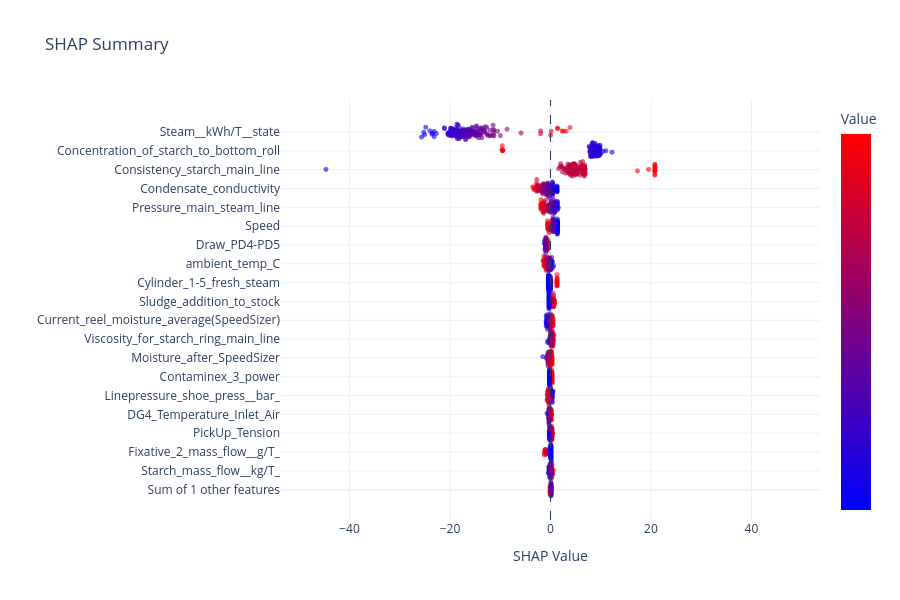

Here is the notebook cell this chart was saved with:
### Markdown cell above
## Raw

### Code cell
tables, figures = ask_engine(params = {
    "target": "steam",
    "grade": "6010120",
    "start": "2026-08-01",
    "end": "2026-10-01",
    "max_rows": 200,
    "background_rows": 200,
    "max_features":20,
}, endpoint="shap", figures=True
)

### Figure 1 — Plotly figure (JSON) as saved in the notebook; plotly's stock layout.template omitted (floating-point values rounded to 4 significant figures; data arrays with more than 128 entries replaced by an {"elided": "..."} marker saying what was removed)
{"data": [{"customdata": {"elided": "200 float values"}, "hovertemplate": "<b>Sum of other features</b><br>SHAP: %{x:.3f}<br>Value: %{customdata:.3f}<extra></extra>", "marker": {"color": {"elided": "200 float values"}, "colorbar": {"showticklabels": false, "title": {"text": "Value"}}, "colorscale": [[0, "rgb(0,0,255)"], [1, "rgb(255,0,0)"]], "opacity": 0.6, "showscale": true, "size": 5}, "mode": "markers", "showlegend": false, "type": "scattergl", "x": {"elided": "200 float values"}, "y": {"elided": "200 float values"}}, {"customdata": {"elided": "200 float values"}, "hovertemplate": "<b>Starch_mass_flow__kg/T_</b><br>SHAP: %{x:.3f}<br>Value: %{customdata:.3f}<extra></extra>", "marker": {"color": {"elided": "200 float values"}, "colorscale": [[0, "rgb(0,0,255)"], [1, "rgb(255,0,0)"]], "opacity": 0.6, "showscale": false, "size": 5}, "mode": "markers", "showlegend": false, "type": "scattergl", "x": {"elided": "200 float values"}, "y": {"elided": "200 float values"}}, {"customdata": {"elided": "200 float values"}, "hovertemplate": "<b>Fixative_2_mass_flow__g/T_</b><br>SHAP: %{x:.3f}<br>Value: %{customdata:.3f}<extra></extra>", "marker": {"color": {"elided": "200 float values"}, "colorscale": [[0, "rgb(0,0,255)"], [1, "rgb(255,0,0)"]], "opacity": 0.6, "showscale": false, "size": 5}, "mode": "markers", "showlegend": false, "type": "scattergl", "x": {"elided": "200 float values"}, "y": {"elided": "200 float values"}}, {"customdata": {"elided": "200 float values"}, "hovertemplate": "<b>PickUp_Tension</b><br>SHAP: %{x:.3f}<br>Value: %{customdata:.3f}<extra></extra>", "marker": {"color": {"elided": "200 float values"}, "colorscale": [[0, "rgb(0,0,255)"], [1, "rgb(255,0,0)"]], "opacity": 0.6, "showscale": false, "size": 5}, "mode": "markers", "showlegend": false, "type": "scattergl", "x": {"elided": "200 float values"}, "y": {"elided": "200 float values"}}, {"customdata": {"elided": "200 float values"}, "hovertemplate": "<b>DG4_Temperature_Inlet_Air</b><br>SHAP: %{x:.3f}<br>Value: %{customdata:.3f}<extra></extra>", "marker": {"color": {"elided": "200 float values"}, "colorscale": [[0, "rgb(0,0,255)"], [1, "rgb(255,0,0)"]], "opacity": 0.6, "showscale": false, "size": 5}, "mode": "markers", "showlegend": false, "type": "scattergl", "x": {"elided": "200 float values"}, "y": {"elided": "200 float values"}}, {"customdata": {"elided": "200 float values"}, "hovertemplate": "<b>Linepressure_shoe_press__bar_</b><br>SHAP: %{x:.3f}<br>Value: %{customdata:.3f}<extra></extra>", "marker": {"color": {"elided": "200 float values"}, "colorscale": [[0, "rgb(0,0,255)"], [1, "rgb(255,0,0)"]], "opacity": 0.6, "showscale": false, "size": 5}, "mode": "markers", "showlegend": false, "type": "scattergl", "x": {"elided": "200 float values"}, "y": {"elided": "200 float values"}}, {"customdata": {"elided": "200 float values"}, "hovertemplate": "<b>Contaminex_3_power</b><br>SHAP: %{x:.3f}<br>Value: %{customdata:.3f}<extra></extra>", "marker": {"color": {"elided": "200 float values"}, "colorscale": [[0, "rgb(0,0,255)"], [1, "rgb(255,0,0)"]], "opacity": 0.6, "showscale": false, "size": 5}, "mode": "markers", "showlegend": false, "type": "scattergl", "x": {"elided": "200 float values"}, "y": {"elided": "200 float values"}}, {"customdata": {"elided": "200 float values"}, "hovertemplate": "<b>Moisture_after_SpeedSizer</b><br>SHAP: %{x:.3f}<br>Value: %{customdata:.3f}<extra></extra>", "marker": {"color": {"elided": "200 float values"}, "colorscale": [[0, "rgb(0,0,255)"], [1, "rgb(255,0,0)"]], "opacity": 0.6, "showscale": false, "size": 5}, "mode": "markers", "showlegend": false, "type": "scattergl", "x": {"elided": "200 float values"}, "y": {"elided": "200 float values"}}, {"customdata": {"elided": "200 float values"}, "hovertemplate": "<b>Viscosity_for_starch_ring_main_line</b><br>SHAP: %{x:.3f}<br>Value: %{customdata:.3f}<extra></extra>", "marker": {"color": {"elided": "200 float values"}, "colorscale": [[0, "rgb(0,0,255)"], [1, "rgb(255,0,0)"]], "opacity": 0.6, "showscale": false, "size": 5}, "mode": "markers", "showlegend": false, "type": "scattergl", "x": {"elided": "200 float values"}, "y": {"elided": "200 float values"}}, {"customdata": {"elided": "200 float values"}, "hovertemplate": "<b>Current_reel_moisture_average(SpeedSizer)</b><br>SHAP: %{x:.3f}<br>Value: %{customdata:.3f}<extra></extra>", "marker": {"color": {"elided": "200 float values"}, "colorscale": [[0, "rgb(0,0,255)"], [1, "rgb(255,0,0)"]], "opacity": 0.6, "showscale": false, "size": 5}, "mode": "markers", "showlegend": false, "type": "scattergl", "x": {"elided": "200 float values"}, "y": {"elided": "200 float values"}}, {"customdata": {"elided": "200 float values"}, "hovertemplate": "<b>Sludge_addition_to_stock</b><br>SHAP: %{x:.3f}<br>Value: %{customdata:.3f}<extra></extra>", "marker": {"color": {"elided": "200 float values"}, "colorscale": [[0, "rgb(0,0,255)"], [1, "rgb(255,0,0)"]], "opacity": 0.6, "showscale": false, "size": 5}, "mode": "markers", "showlegend": false, "type": "scattergl", "x": {"elided": "200 float values"}, "y": {"elided": "200 float values"}}, {"customdata": {"elided": "200 float values"}, "hovertemplate": "<b>Cylinder_1-5_fresh_steam</b><br>SHAP: %{x:.3f}<br>Value: %{customdata:.3f}<extra></extra>", "marker": {"color": {"elided": "200 float values"}, "colorscale": [[0, "rgb(0,0,255)"], [1, "rgb(255,0,0)"]], "opacity": 0.6, "showscale": false, "size": 5}, "mode": "markers", "showlegend": false, "type": "scattergl", "x": {"elided": "200 float values"}, "y": {"elided": "200 float values"}}, {"customdata": {"elided": "200 float values"}, "hovertemplate": "<b>ambient_temp_C</b><br>SHAP: %{x:.3f}<br>Value: %{customdata:.3f}<extra></extra>", "marker": {"color": {"elided": "200 float values"}, "colorscale": [[0, "rgb(0,0,255)"], [1, "rgb(255,0,0)"]], "opacity": 0.6, "showscale": false, "size": 5}, "mode": "markers", "showlegend": false, "type": "scattergl", "x": {"elided": "200 float values"}, "y": {"elided": "200 float values"}}, {"customdata": {"elided": "200 float values"}, "hovertemplate": "<b>Draw_PD4-PD5</b><br>SHAP: %{x:.3f}<br>Value: %{customdata:.3f}<extra></extra>", "marker": {"color": {"elided": "200 float values"}, "colorscale": [[0, "rgb(0,0,255)"], [1, "rgb(255,0,0)"]], "opacity": 0.6, "showscale": false, "size": 5}, "mode": "markers", "showlegend": false, "type": "scattergl", "x": {"elided": "200 float values"}, "y": {"elided": "200 float values"}}, {"customdata": {"elided": "200 float values"}, "hovertemplate": "<b>Speed</b><br>SHAP: %{x:.3f}<br>Value: %{customdata:.3f}<extra></extra>", "marker": {"color": {"elided": "200 float values"}, "colorscale": [[0, "rgb(0,0,255)"], [1, "rgb(255,0,0)"]], "opacity": 0.6, "showscale": false, "size": 5}, "mode": "markers", "showlegend": false, "type": "scattergl", "x": {"elided": "200 float values"}, "y": {"elided": "200 float values"}}, {"customdata": {"elided": "200 float values"}, "hovertemplate": "<b>Pressure_main_steam_line</b><br>SHAP: %{x:.3f}<br>Value: %{customdata:.3f}<extra></extra>", "marker": {"color": {"elided": "200 float values"}, "colorscale": [[0, "rgb(0,0,255)"], [1, "rgb(255,0,0)"]], "opacity": 0.6, "showscale": false, "size": 5}, "mode": "markers", "showlegend": false, "type": "scattergl", "x": {"elided": "200 float values"}, "y": {"elided": "200 float values"}}, {"customdata": {"elided": "200 float values"}, "hovertemplate": "<b>Condensate_conductivity</b><br>SHAP: %{x:.3f}<br>Value: %{customdata:.3f}<extra></extra>", "marker": {"color": {"elided": "200 float values"}, "colorscale": [[0, "rgb(0,0,255)"], [1, "rgb(255,0,0)"]], "opacity": 0.6, "showscale": false, "size": 5}, "mode": "markers", "showlegend": false, "type": "scattergl", "x": {"elided": "200 float values"}, "y": {"elided": "200 float values"}}, {"customdata": {"elided": "200 float values"}, "hovertemplate": "<b>Consistency_starch_main_line</b><br>SHAP: %{x:.3f}<br>Value: %{customdata:.3f}<extra></extra>", "marker": {"color": {"elided": "200 float values"}, "colorscale": [[0, "rgb(0,0,255)"], [1, "rgb(255,0,0)"]], "opacity": 0.6, "showscale": false, "size": 5}, "mode": "markers", "showlegend": false, "type": "scattergl", "x": {"elided": "200 float values"}, "y": {"elided": "200 float values"}}, {"customdata": {"elided": "200 float values"}, "hovertemplate": "<b>Concentration_of_starch_to_bottom_roll</b><br>SHAP: %{x:.3f}<br>Value: %{customdata:.3f}<extra></extra>", "marker": {"color": {"elided": "200 float values"}, "colorscale": [[0, "rgb(0,0,255)"], [1, "rgb(255,0,0)"]], "opacity": 0.6, "showscale": false, "size": 5}, "mode": "markers", "showlegend": false, "type": "scattergl", "x": {"elided": "200 float values"}, "y": {"elided": "200 float values"}}, {"customdata": {"elided": "200 float values"}, "hovertemplate": "<b>Steam__kWh/T__state</b><br>SHAP: %{x:.3f}<br>Value: %{customdata:.3f}<extra></extra>", "marker": {"color": {"elided": "200 float values"}, "colorscale": [[0, "rgb(0,0,255)"], [1, "rgb(255,0,0)"]], "opacity": 0.6, "showscale": false, "size": 5}, "mode": "markers", "showlegend": false, "type": "scattergl", "x": {"elided": "200 float values"}, "y": {"elided": "200 float values"}}], "layout": {"height": 600, "hovermode": "closest", "shapes": [{"line": {"dash": "dash", "width": 1}, "type": "line", "x0": 0, "x1": 0, "xref": "x", "y0": 0, "y1": 1, "yref": "y domain"}], "title": {"text": "SHAP Summary"}, "xaxis": {"range": [-53.64, 53.64], "title": {"text": "SHAP Value"}}, "yaxis": {"ticktext": ["Sum of 1 other features", "Starch_mass_flow__kg/T_", "Fixative_2_mass_flow__g/T_", "PickUp_Tension", "DG4_Temperature_Inlet_Air", "Linepressure_shoe_press__bar_", "Contaminex_3_power", "Moisture_after_SpeedSizer", "Viscosity_for_starch_ring_main_line", "Current_reel_moisture_average(SpeedSizer)", "Sludge_addition_to_stock", "Cylinder_1-5_fresh_steam", "ambient_temp_C", "Draw_PD4-PD5", "Speed", "Pressure_main_steam_line", "Condensate_conductivity", "Consistency_starch_main_line", "Concentration_of_starch_to_bottom_roll", "Steam__kWh/T__state"], "tickvals": [0, 1.3, 2.6, 3.9, 5.2, 6.5, 7.8, 9.1, 10.4, 11.7, 13, 14.3, 15.6, 16.9, 18.2, 19.5, 20.8, 22.1, 23.4, 24.7], "title": {"text": ""}}}}
